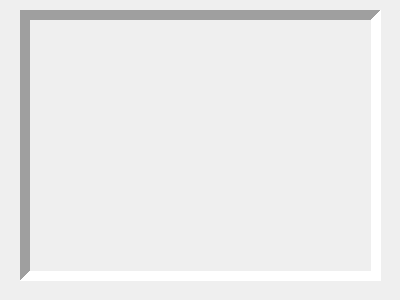
<?xml version="1.0" encoding="UTF-8"?>
<ui version="4.0">
 <class>Form</class>
 <widget class="QWidget" name="Form">
  <property name="geometry">
   <rect>
    <x>0</x>
    <y>0</y>
    <width>400</width>
    <height>300</height>
   </rect>
  </property>
  <property name="windowTitle">
   <string>Form</string>
  </property>
  <widget class="QLabel" name="label">
   <property name="geometry">
    <rect>
     <x>20</x>
     <y>10</y>
     <width>361</width>
     <height>271</height>
    </rect>
   </property>
   <property name="frameShape">
    <enum>QFrame::Panel</enum>
   </property>
   <property name="frameShadow">
    <enum>QFrame::Sunken</enum>
   </property>
   <property name="lineWidth">
    <number>10</number>
   </property>
   <property name="midLineWidth">
    <number>36</number>
   </property>
   <property name="text">
    <string/>
   </property>
  </widget>
  <widget class="QLabel" name="label_2">
   <property name="geometry">
    <rect>
     <x>40</x>
     <y>30</y>
     <width>311</width>
     <height>231</height>
    </rect>
   </property>
   <property name="text">
    <string/>
   </property>
   <property name="pixmap">
    <pixmap>location.png</pixmap>
   </property>
  </widget>
 </widget>
 <resources>
  <include location="location.qrc"/>
 </resources>
 <connections/>
</ui>
